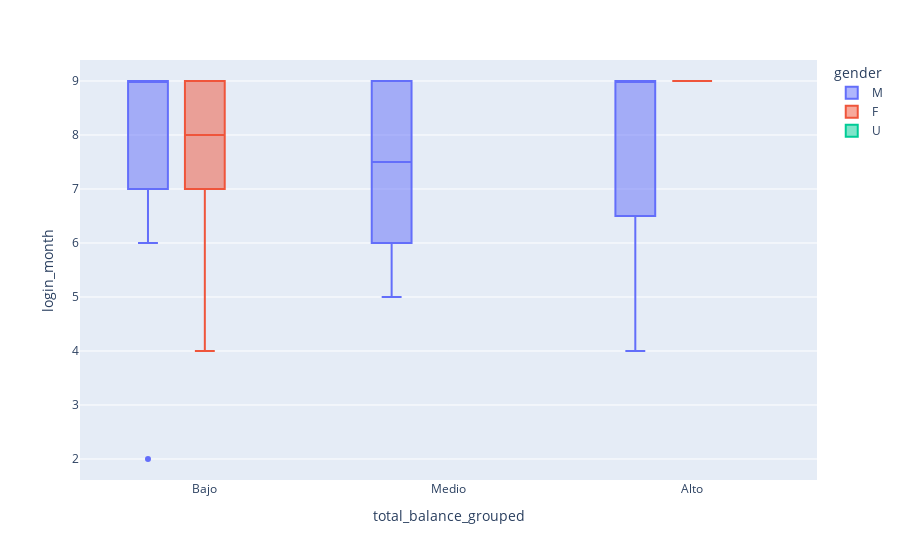

Source (notebook cell):
### Code cell
import plotly.express as px

orden = ['Bajo', 'Medio', 'Alto']


fig = px.box(df_clientes_principales, x="total_balance_grouped", y="login_month", color="gender")
fig.update_layout(xaxis=dict(categoryorder='array', categoryarray=orden))
fig.update_traces(quartilemethod="exclusive") # or "inclusive", or "linear" by default
fig.show()

### Figure 1 — Plotly figure (JSON) as saved in the notebook; plotly's stock layout.template omitted (floating-point values rounded to 4 significant figures)
{"data": [{"alignmentgroup": "True", "hovertemplate": "gender=M<br>total_balance_grouped=%{x}<br>login_month=%{y}<extra></extra>", "legendgroup": "M", "marker": {"color": "#636efa"}, "name": "M", "notched": false, "offsetgroup": "M", "orientation": "v", "quartilemethod": "exclusive", "showlegend": true, "type": "box", "x": ["Alto", "Bajo", "Bajo", "Bajo", "Bajo", "Alto", "Bajo", "Bajo", "Alto", "Alto", "Medio", "Alto", "Bajo", "Bajo", "Bajo", "Medio", "Bajo", "Medio", "Bajo", "Bajo", "Bajo", "Bajo", "Bajo", "Bajo", "Bajo", "Bajo", "Bajo", "Medio", "Bajo", "Bajo", "Medio", "Bajo", "Medio", "Bajo", "Bajo", "Bajo", "Medio", "Medio"], "x0": " ", "xaxis": "x", "y": [4, 9, 6, 8, 9, 9, 6, 8, 9, 9, 8, 9, 7, 9, 9, 9, 9, 9, 9, 9, 9, 9, 9, 9, 6, 9, 9, 9, 9, 7, 5, 7, 7, 7, 2, 7, 5, 7], "y0": " ", "yaxis": "y"}, {"alignmentgroup": "True", "hovertemplate": "gender=F<br>total_balance_grouped=%{x}<br>login_month=%{y}<extra></extra>", "legendgroup": "F", "marker": {"color": "#EF553B"}, "name": "F", "notched": false, "offsetgroup": "F", "orientation": "v", "quartilemethod": "exclusive", "showlegend": true, "type": "box", "x": ["Alto", "Bajo", "Bajo", "Alto", "Bajo", "Bajo", "Bajo", "Bajo", "Bajo"], "x0": " ", "xaxis": "x", "y": [9, 8, 9, 9, 8, 9, 9, 4, 7], "y0": " ", "yaxis": "y"}, {"alignmentgroup": "True", "hovertemplate": "gender=U<br>total_balance_grouped=%{x}<br>login_month=%{y}<extra></extra>", "legendgroup": "U", "marker": {"color": "#00cc96"}, "name": "U", "notched": false, "offsetgroup": "U", "orientation": "v", "quartilemethod": "exclusive", "showlegend": true, "type": "box", "x": ["Bajo"], "x0": " ", "xaxis": "x", "y": [9], "y0": " ", "yaxis": "y"}], "layout": {"boxmode": "group", "legend": {"title": {"text": "gender"}, "tracegroupgap": 0}, "margin": {"t": 60}, "xaxis": {"anchor": "y", "categoryarray": ["Bajo", "Medio", "Alto"], "categoryorder": "array", "domain": [0, 1], "title": {"text": "total_balance_grouped"}}, "yaxis": {"anchor": "x", "domain": [0, 1], "title": {"text": "login_month"}}}}
